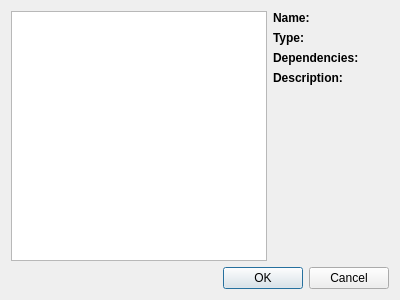
<?xml version="1.0" encoding="UTF-8"?>
<ui version="4.0">
 <class>PluginsWindow</class>
 <widget class="QDialog" name="PluginsWindow">
  <property name="geometry">
   <rect>
    <x>0</x>
    <y>0</y>
    <width>400</width>
    <height>300</height>
   </rect>
  </property>
  <property name="windowTitle">
   <string>Plugins</string>
  </property>
  <layout class="QVBoxLayout" name="verticalLayout">
   <item>
    <layout class="QHBoxLayout" name="horizontalLayout">
     <item>
      <widget class="QListView" name="listView">
       <property name="editTriggers">
        <set>QAbstractItemView::NoEditTriggers</set>
       </property>
      </widget>
     </item>
     <item>
      <layout class="QVBoxLayout" name="rightVerticalLayout">
       <item>
        <layout class="QFormLayout" name="detailsFormLayout">
         <property name="fieldGrowthPolicy">
          <enum>QFormLayout::AllNonFixedFieldsGrow</enum>
         </property>
         <item row="1" column="0">
          <widget class="QLabel" name="typeLabel">
           <property name="font">
            <font>
             <weight>75</weight>
             <bold>true</bold>
            </font>
           </property>
           <property name="text">
            <string>Type:</string>
           </property>
          </widget>
         </item>
         <item row="1" column="1">
          <widget class="QLabel" name="typeValue">
           <property name="text">
            <string/>
           </property>
          </widget>
         </item>
         <item row="3" column="0">
          <widget class="QLabel" name="dependenciesLabel">
           <property name="font">
            <font>
             <weight>75</weight>
             <bold>true</bold>
            </font>
           </property>
           <property name="text">
            <string>Dependencies:</string>
           </property>
           <property name="alignment">
            <set>Qt::AlignLeading|Qt::AlignLeft|Qt::AlignTop</set>
           </property>
          </widget>
         </item>
         <item row="3" column="1">
          <widget class="QLabel" name="dependenciesValue">
           <property name="text">
            <string/>
           </property>
          </widget>
         </item>
         <item row="4" column="0">
          <widget class="QLabel" name="descriptionLabel">
           <property name="font">
            <font>
             <weight>75</weight>
             <bold>true</bold>
            </font>
           </property>
           <property name="text">
            <string>Description:</string>
           </property>
           <property name="alignment">
            <set>Qt::AlignLeading|Qt::AlignLeft|Qt::AlignTop</set>
           </property>
          </widget>
         </item>
         <item row="4" column="1">
          <widget class="QLabel" name="descriptionValue">
           <property name="text">
            <string/>
           </property>
           <property name="wordWrap">
            <bool>true</bool>
           </property>
          </widget>
         </item>
         <item row="0" column="0">
          <widget class="QLabel" name="nameLabel">
           <property name="font">
            <font>
             <weight>75</weight>
             <bold>true</bold>
            </font>
           </property>
           <property name="text">
            <string>Name:</string>
           </property>
          </widget>
         </item>
         <item row="0" column="1">
          <widget class="QLabel" name="nameValue">
           <property name="text">
            <string/>
           </property>
          </widget>
         </item>
        </layout>
       </item>
       <item>
        <spacer name="horizontalSpacer">
         <property name="orientation">
          <enum>Qt::Horizontal</enum>
         </property>
         <property name="sizeHint" stdset="0">
          <size>
           <width>40</width>
           <height>20</height>
          </size>
         </property>
        </spacer>
       </item>
      </layout>
     </item>
    </layout>
   </item>
   <item>
    <widget class="QDialogButtonBox" name="buttonBox">
     <property name="standardButtons">
      <set>QDialogButtonBox::Cancel|QDialogButtonBox::Ok</set>
     </property>
    </widget>
   </item>
  </layout>
 </widget>
 <resources/>
 <connections/>
</ui>
